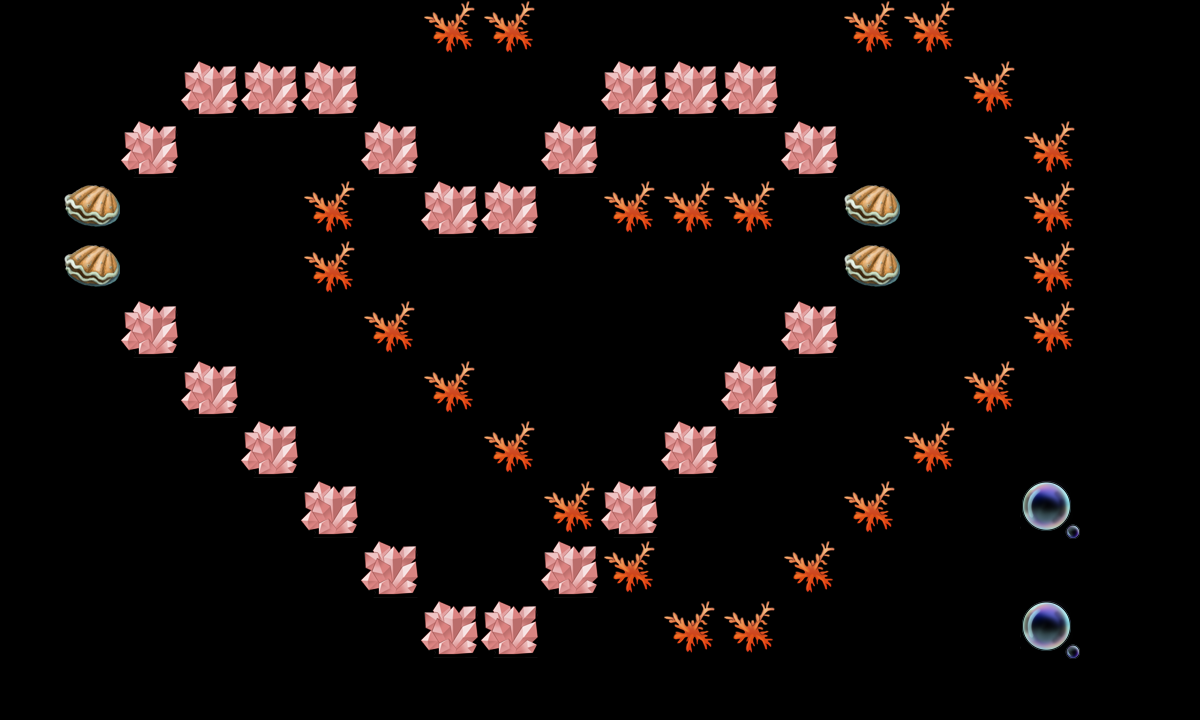

A level layout from a 2D game, rendered from its tile map. Below: a short description, then the map file with tile-grid data replaced by summaries:
An orthogonal 20x12 tile map with 60x60 px tiles, 2 tile layers (canDes, cannotDes) and 22 objects (re3, re1, re2, tankpoint, re4, ...).

<map version="1.0" orientation="orthogonal" width="20" height="12" tilewidth="60" tileheight="60">
 <tileset firstgid="1" name="tmw_desert_spacing" tilewidth="60" tileheight="60">
  <image source="tmw_desert_spacing.png" width="480" height="300" />
  <tile id="30">
   <properties>
    <property name="canDes" value="1" />
   </properties>
  </tile>
 </tileset>
 <layer name="canDes" width="20" height="12">
  <data>[240 cells, 31 non-empty, 3 distinct tile ids]</data>
 </layer>
 <layer name="cannotDes" width="20" height="12">
  <data>[240 cells, 24 non-empty, 1 distinct tile ids]</data>
 </layer>
 <objectgroup name="spawnPoints" width="20" height="12">
  <object name="re3" x="560" y="266" width="60" height="60" />
  <object name="re1" x="392" y="449" width="60" height="60" />
  <object name="re2" x="929" y="212" width="60" height="60" />
  <object name="tankpoint" x="931" y="576" width="60" height="60" />
  <object name="re4" x="579" y="383" width="60" height="60" />
  <object name="re5" x="446" y="269" width="60" height="60" />
  <object name="re6" x="216" y="212" width="59" height="60" />
 </objectgroup>
 <objectgroup name="roadPoints" width="20" height="12" visible="0">
  <object name="p1" x="60" y="360" width="60" height="60" />
  <object name="p2" x="420" y="360" width="60" height="60" />
  <object name="p3" x="420" y="540" width="60" height="60" />
  <object name="p4" x="1020" y="540" width="60" height="60" />
 </objectgroup>
 <objectgroup name="bossPoint" width="20" height="12" visible="0">
  <object name="boss1" x="240" y="60" width="60" height="60" />
 </objectgroup>
 <objectgroup name="buildingPoint" width="20" height="12" visible="0">
  <object name="building1" x="540" y="60" width="60" height="60" />
 </objectgroup>
 <objectgroup name="endPoint" width="20" height="12">
  <object name="endpoint" x="272" y="337" width="60" height="60" />
 </objectgroup>
 <objectgroup name="morePoint" width="20" height="12">
  <object name="morepoint" x="267" y="121" width="60" height="60" />
 </objectgroup>
 <objectgroup name="minePoint" width="20" height="12">
  <object name="mine1" x="661" y="537" width="60" height="60" />
  <object name="mine2" x="544" y="602" width="60" height="60" />
  <object name="mine3" x="780" y="177" width="60" height="60" />
  <object name="mine4" x="121" y="238" width="60" height="60" />
  <object name="mine5" x="782" y="241" width="60" height="60" />
  <object name="mine6" x="121" y="176" width="60" height="60" />
  <object name="mine7" x="300" y="540" width="60" height="60" />
 </objectgroup>
</map>
